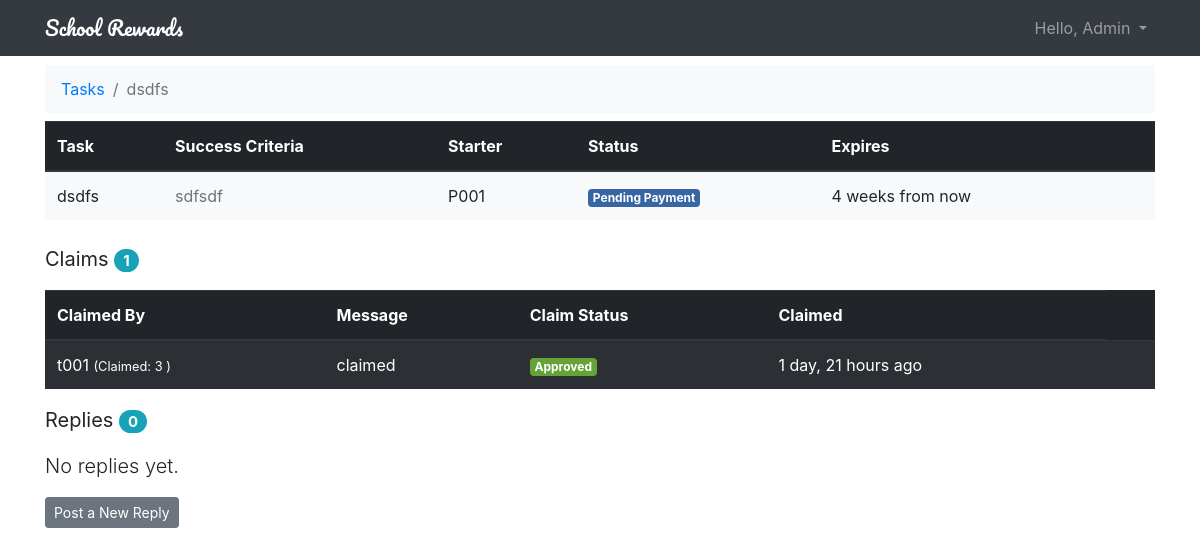
The page /tasks/15/ (signed in) on the database its author committed.
### rewards/models.py (models this page shows, shortened)
class User(AbstractUser):
    is_parent = models.BooleanField(default=False)
    is_teacher = models.BooleanField(default=False)

class Task(models.Model):
    DAYS_TO_EXPIRE_TASK = 30  # default expiration date
    name = models.CharField(max_length=50, unique=False)
    success_criteria = models.CharField(max_length=4000)
    last_updated = models.DateTimeField(auto_now_add=True)
    expires_on = models.DateTimeField(default=datetime.now()+timedelta(days=DAYS_TO_EXPIRE_TASK))  # defaulted to +30 days
    status = models.ForeignKey(Status, related_name='tasks', on_delete=models.CASCADE, null=True, default=Status.OPEN)
    school = models.ForeignKey(School, related_name='school', on_delete=models.CASCADE, null=True)
    starter = models.ForeignKey(User, related_name='tasks', on_delete=models.CASCADE, null=True)
    reward = models.ForeignKey(Reward, related_name='tasks', on_delete=models.CASCADE, null=True, default='GOLD')
    pass

class Status(models.Model):
    OPEN = 1
    CLOSED = 2
    IN_PROGRESS = 3
    PENDING_APPROVAL = 4
    APPROVED = 5
    PENDING_PAYMENT = 6
    STATUS_CHOICES = (
        (OPEN, 'Open'),
        (CLOSED, 'Closed'),
        (IN_PROGRESS, 'In Progress'),
        (PENDING_APPROVAL, 'Pending Approval'),
        (APPROVED, 'Approved'),
        (PENDING_PAYMENT, 'Pending Payment'),
    )
    status = models.IntegerField(default=OPEN, choices=STATUS_CHOICES, primary_key=True)
    color = models.CharField(max_length=7, default='#007bff')
    def get_html_badge(self):
        name = escape(self.get_status_display())
        color = escape(self.color)
        html = '<span class="badge badge-primary" style="background-color: %s">%s</span>' % (color, name)
        return mark_safe(html)

class Claim(models.Model):
    message = models.CharField(max_length=4000, null=False)
    status = models.ForeignKey(Status, related_name='claims', on_delete=models.CASCADE, null=True, default=Status.OPEN)
    task = models.ForeignKey(Task, related_name='claims', on_delete=models.CASCADE, null=True)
    created_at = models.DateTimeField(auto_now_add=True)
    updated_at = models.DateTimeField(null=True)
    created_by = models.ForeignKey(User, related_name='claims', on_delete=models.CASCADE, null=True)
    updated_by = models.ForeignKey(User, related_name='+', on_delete=models.CASCADE, null=True)
    approved_by = models.ForeignKey(User, related_name='+', on_delete=models.CASCADE, null=True)
    approved_on = models.DateTimeField(auto_now_add=True)
    def message_snippet(self):
        if len(self.message) >= 50:
            return self.message[:50]+'...'
        else:
            return self.message

### rewards/views.py (the view)
# urls.py: path('tasks/<pk>/', views.task_replies_view, name='task_replies'),
@login_required
def task_replies_view(request, pk):  # task detail view
    task = get_object_or_404(Task, pk=pk)
    try:
        claims = Claim.objects.filter(task=task)  # .values()
    except ObjectDoesNotExist:
        claims = None
    try:
        if request.user.is_parent:
            school = request.user.parent.school
        else:
            school = request.user.teacher.school
    except ObjectDoesNotExist:
        school = None  # TODO: Admin should see tasks for all schools
    queryset = task.posts.order_by('-created_at').annotate(replies=Count('id'))  # posts.id
    page = request.GET.get('page', 1)
    paginator = Paginator(queryset, 2)
    try:
        posts = paginator.page(page)
    except PageNotAnInteger:
        posts = paginator.page(1)
    except EmptyPage:
        posts = paginator.page(paginator.num_pages)
    return render(request, 'task_replies.html', {"task": task, 'posts': posts,
                                                 'claims': claims, 'school': school})

### templates/task_replies.html (shortened to what this page needs)
{% extends 'base.html' %}
{% load humanize %}
{% block breadcrumb %}
<ol class="breadcrumb bg-light my-2">
    <li class="breadcrumb-item"><a href="{% url 'tasks' %}">Tasks</a></li>
    <li class="breadcrumb-item active" aria-current="page">{{ task.name }}</li>
</ol>
{% endblock %}
{% block tasks  %}
    <table class="table table-hover bg-light">
      <thead class="thead-dark">
      <tr>
        <th>Task</th>
        <th>Success Criteria</th>
        <th>Starter</th>
        <th>Status</th>
          <th>Expires</th>
        <th></th>
      </tr>
      </thead>
      <tbody>
      <tr>
        <td>{{ task.name }}</td>
        <td class="text-muted">{{ task.success_criteria }}</td>
          <td class="align-middle">{{ task.starter.username|title }}</td>
        <td class="align-middle">
            {{ task.status.get_html_badge }}
        </td>
          <td class="align-middle">{{ task.expires_on|naturaltime }}</td>
        <td class="align-middle"></td>
      </tr>
      </tbody>
    </table>
<p class="lead">
    <strong>Claims</strong>
    <span class="badge badge-pill badge-info">{{ task.claims.count }}</span>
</p>
{% if task.claims.count > 0 %}
<table class="table table-dark table-striped">
  <thead class="thead">
    <tr>
      <th>Claimed By</th>
      <th>Message</th>
      <th>Claim Status</th>
      <th>Claimed</th>
    </tr>
  </thead>
  <tbody>
  {% for claim in task.claims.all %}
    <tr>
      <td class="align-middle">
        {{ claim.created_by.username}}
        <small>(Claimed: {{ claim.created_by.claims.count }} )</small>
      </td>
      <td class="align-middle">{{ claim.message_snippet }} </td>
      <td class="align-middle">
            {{ claim.status.get_html_badge }}
      </td>
      <td class="align-middle">{{ claim.created_at |naturaltime }}</td>
      <td class="align-middle">
      </td>
    </tr>
  {% endfor %}
  </tbody>
</table>
{% endif %}
{% endblock %}
{% block replies %}
    <p class="lead">
        <strong>Replies</strong>
        <span class="badge badge-pill badge-info">{{ task.posts.count }}</span>
    </p>
{% if task.posts.count > 0 %}
    <table class="table bg-white">
        <thead class="thead-light">
            <tr>
                <th>User</th>
                <th>Message</th>
                <th>Replied</th>
                <th></th>
            </tr>
        </thead>
        <tbody>
        {% for post in posts %}
        <tr>
            <td class="align-middle">{{ post.created_by.username}}
            <small>(Posts: {{ post.created_by.posts.count }})</small>
            </td>
            <td class="align-middle">{{ post.message }}</td>
            <td class="align-middle">{{ post.created_at |naturaltime }}</td>
            <td class="align-middle">
                {% if post.created_by == user %}
                <a href="{% url 'edit_post' post.task.pk post.pk %}" class="btn btn-outline-info btn-sm" role="button" aria-pressed="true">
                Edit</a>
                <a href="{% url 'delete_post' post.task.pk post.pk %}" class="btn btn-outline-danger btn-sm" role="button" aria-pressed="true">
                Delete</a>
                {% endif %}
            </td>
        </tr>
        {% endfor %}
        </tbody>
    </table>
{% if posts.has_other_pages %}
  <nav aria-label="Posts pagination" class="mb-4">
    <ul class="pagination">
      {% if posts.has_previous %}
        <li class="page-item">
          <a class="page-link" href="?page={{ posts.previous_page_number }}">Previous</a>
        </li>
      {% else %}
        <li class="page-item disabled">
          <span class="page-link">Previous</span>
        </li>
      {% endif %}
      {% for page_num in posts.paginator.page_range %}
        {% if posts.number == page_num %}
          <li class="page-item active">
            <span class="page-link">
              {{ page_num }}
              <span class="sr-only">(current)</span>
            </span>
          </li>
        {% else %}
          <li class="page-item">
            <a class="page-link" href="?page={{ page_num }}">{{ page_num }}</a>
          </li>
        {% endif %}
      {% endfor %}
      {% if posts.has_next %}
        <li class="page-item">
          <a class="page-link" href="?page={{ posts.next_page_number }}">Next</a>
        </li>
      {% else %}
        <li class="page-item disabled">
          <span class="page-link">Next</span>
        </li>
      {% endif %}
    </ul>
  </nav>
{% endif %}
{% else %}
    <div class="lead my-3" class="text-muted">
      No replies yet.
    </div>
{% endif %}
    <a href="{% url 'new_reply_to_task' task.pk %}" class="btn btn-secondary btn-sm" role="button" aria-pressed="true">
        Post a New Reply</a>
{% endblock %}

### templates/base.html (shortened to what this page needs)
{% load static %}<!DOCTYPE html>
<html>
<head>
    <link rel="stylesheet" href="{% static 'css/bootstrap.min.css' %}">
    <link rel="stylesheet" href="{% static 'css/app.css' %}">
</head>
<body>
{% block body %}
<nav class="navbar navbar-expand-sm navbar-dark bg-dark">
  <div class="container">
    <a class="navbar-brand" href="{% url 'tasks' %}">School Rewards</a>
    <div class="collapse navbar-collapse" id="mainMenu">
      {% if user.is_authenticated %}
        <ul class="navbar-nav ml-auto">
          <li class="nav-item dropdown">
            <a class="nav-link dropdown-toggle" href="#" id="userMenu" data-toggle="dropdown" aria-haspopup="true" aria-expanded="false">
              Hello, {{ user.username|title }}
            </a>
          </li>
        </ul>
      {% else %}
        <form class="form-inline ml-auto">
          <a href="{% url 'login' %}" class="btn btn-outline-secondary">Log in</a>
          <a href="{% url 'signup' %}" class="btn btn-primary ml-2">Sign up</a>
        </form>
      {% endif %}
    </div>
  </div>
</nav>
<div class="container">
    <div class="collapse show" id="collapseCharts">
        <div class="row">
            <div class="col-4">
            </div>
            <div class="col-4">
            </div>
            <div class="col-4">
            </div>
	    </div>
    </div>
    {% block breadcrumb %}
    {% endblock %}
    <div class="tasks my-2">
        {% block tasks %}
        {% endblock %}
    </div>
    <div class="replies">
        {% block replies %}
        {% endblock %}
    </div>
</div>
{% endblock %}
</body>
</html>

### static/css/app.css (style rules this page uses)
.navbar-brand { font-family: 'Pacifico', cursive; }

### rows shown on the page
User: username "Admin"
Task: name "dsdfs", success_criteria "sdfsdf", starter.username "P001", status.get_html_badge "Pending Payment", expires_on "4 weeks from now", claims.count "1", posts.count "0"
Claim: created_by.username "t001", created_by.claims.count "3", message_snippet "claimed", status.get_html_badge "Approved", created_at "1 day, 21 hours ago"
